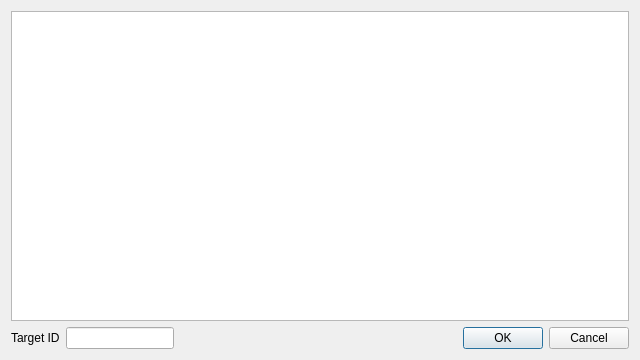
<?xml version="1.0" encoding="UTF-8"?>
<ui version="4.0">
 <class>DialogDelete</class>
 <widget class="QDialog" name="DialogDelete">
  <property name="geometry">
   <rect>
    <x>0</x>
    <y>0</y>
    <width>640</width>
    <height>360</height>
   </rect>
  </property>
  <property name="sizePolicy">
   <sizepolicy hsizetype="Fixed" vsizetype="Fixed">
    <horstretch>0</horstretch>
    <verstretch>0</verstretch>
   </sizepolicy>
  </property>
  <property name="windowTitle">
   <string>Delete Computer</string>
  </property>
  <property name="modal">
   <bool>true</bool>
  </property>
  <layout class="QGridLayout" name="gridLayout">
   <item row="3" column="1">
    <widget class="QLineEdit" name="lineEdit">
     <property name="sizePolicy">
      <sizepolicy hsizetype="Fixed" vsizetype="Fixed">
       <horstretch>0</horstretch>
       <verstretch>0</verstretch>
      </sizepolicy>
     </property>
    </widget>
   </item>
   <item row="3" column="0">
    <widget class="QLabel" name="label">
     <property name="text">
      <string>Target ID</string>
     </property>
    </widget>
   </item>
   <item row="3" column="2">
    <widget class="QDialogButtonBox" name="buttonBox">
     <property name="standardButtons">
      <set>QDialogButtonBox::Cancel|QDialogButtonBox::Ok</set>
     </property>
    </widget>
   </item>
   <item row="0" column="0" colspan="3">
    <widget class="QTableWidget" name="tableWidget">
     <property name="sizePolicy">
      <sizepolicy hsizetype="Minimum" vsizetype="Minimum">
       <horstretch>0</horstretch>
       <verstretch>0</verstretch>
      </sizepolicy>
     </property>
     <property name="editTriggers">
      <set>QAbstractItemView::AnyKeyPressed</set>
     </property>
     <property name="alternatingRowColors">
      <bool>true</bool>
     </property>
     <property name="selectionBehavior">
      <enum>QAbstractItemView::SelectRows</enum>
     </property>
     <property name="gridStyle">
      <enum>Qt::DashLine</enum>
     </property>
     <attribute name="horizontalHeaderStretchLastSection">
      <bool>true</bool>
     </attribute>
    </widget>
   </item>
  </layout>
 </widget>
 <resources/>
 <connections/>
</ui>
